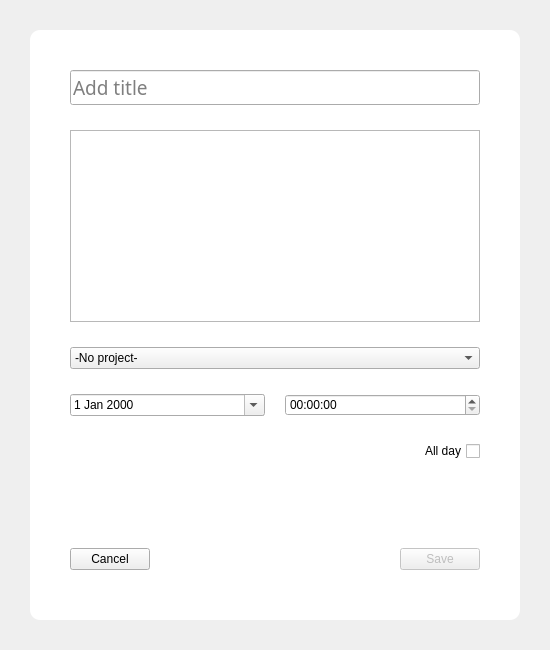
<?xml version="1.0" encoding="UTF-8"?>
<ui version="4.0">
 <class>Dialog</class>
 <widget class="QDialog" name="Dialog">
  <property name="geometry">
   <rect>
    <x>0</x>
    <y>0</y>
    <width>550</width>
    <height>650</height>
   </rect>
  </property>
  <property name="font">
   <font>
    <family>Segoe UI Light</family>
    <pointsize>12</pointsize>
    <weight>3</weight>
    <italic>false</italic>
    <bold>false</bold>
   </font>
  </property>
  <property name="windowTitle">
   <string>Dialog</string>
  </property>
  <property name="styleSheet">
   <string notr="true">font: 25 12pt &quot;Segoe UI Light&quot;;</string>
  </property>
  <layout class="QVBoxLayout" name="vertical_layout">
   <property name="spacing">
    <number>0</number>
   </property>
   <property name="leftMargin">
    <number>30</number>
   </property>
   <property name="topMargin">
    <number>30</number>
   </property>
   <property name="rightMargin">
    <number>30</number>
   </property>
   <property name="bottomMargin">
    <number>30</number>
   </property>
   <item>
    <widget class="QFrame" name="frame">
     <property name="styleSheet">
      <string notr="true">.QFrame {
	background-color: rgb(255, 255, 255);
	border: 0px solid;
	border-radius: 10px;
}</string>
     </property>
     <property name="frameShape">
      <enum>QFrame::StyledPanel</enum>
     </property>
     <property name="frameShadow">
      <enum>QFrame::Raised</enum>
     </property>
     <layout class="QVBoxLayout" name="vertical_layout_2">
      <property name="spacing">
       <number>25</number>
      </property>
      <property name="leftMargin">
       <number>40</number>
      </property>
      <property name="topMargin">
       <number>40</number>
      </property>
      <property name="rightMargin">
       <number>40</number>
      </property>
      <property name="bottomMargin">
       <number>50</number>
      </property>
      <item>
       <widget class="QLineEdit" name="title_edit">
        <property name="font">
         <font>
          <family>Segoe UI Semibold</family>
          <pointsize>14</pointsize>
          <weight>50</weight>
          <italic>false</italic>
          <bold>false</bold>
         </font>
        </property>
        <property name="styleSheet">
         <string notr="true">font: 14pt &quot;Segoe UI Semibold&quot;;</string>
        </property>
        <property name="maxLength">
         <number>64</number>
        </property>
        <property name="placeholderText">
         <string>Add title</string>
        </property>
       </widget>
      </item>
      <item>
       <widget class="QTextEdit" name="description_edit">
        <property name="font">
         <font>
          <family>Segoe UI Light</family>
          <pointsize>12</pointsize>
          <weight>3</weight>
          <italic>false</italic>
          <bold>false</bold>
         </font>
        </property>
        <property name="focusPolicy">
         <enum>Qt::WheelFocus</enum>
        </property>
        <property name="tabChangesFocus">
         <bool>true</bool>
        </property>
       </widget>
      </item>
      <item>
       <widget class="QComboBox" name="projects_combo">
        <item>
         <property name="text">
          <string>-No project-</string>
         </property>
        </item>
       </widget>
      </item>
      <item>
       <widget class="QWidget" name="widget" native="true">
        <layout class="QGridLayout" name="gridLayout_3">
         <property name="leftMargin">
          <number>0</number>
         </property>
         <property name="topMargin">
          <number>0</number>
         </property>
         <property name="rightMargin">
          <number>0</number>
         </property>
         <property name="bottomMargin">
          <number>0</number>
         </property>
         <property name="horizontalSpacing">
          <number>20</number>
         </property>
         <item row="0" column="0">
          <widget class="QDateEdit" name="date_picker">
           <property name="calendarPopup">
            <bool>true</bool>
           </property>
          </widget>
         </item>
         <item row="0" column="1">
          <widget class="QTimeEdit" name="time_picker">
           <property name="enabled">
            <bool>true</bool>
           </property>
          </widget>
         </item>
        </layout>
       </widget>
      </item>
      <item>
       <widget class="QCheckBox" name="enable_all_day_check">
        <property name="layoutDirection">
         <enum>Qt::RightToLeft</enum>
        </property>
        <property name="text">
         <string>All day</string>
        </property>
       </widget>
      </item>
      <item>
       <spacer name="verticalSpacer">
        <property name="orientation">
         <enum>Qt::Vertical</enum>
        </property>
        <property name="sizeHint" stdset="0">
         <size>
          <width>20</width>
          <height>40</height>
         </size>
        </property>
       </spacer>
      </item>
      <item>
       <layout class="QHBoxLayout" name="horizontal:layout_4">
        <item>
         <widget class="QPushButton" name="cancel_btn">
          <property name="text">
           <string>Cancel</string>
          </property>
          <property name="autoDefault">
           <bool>false</bool>
          </property>
         </widget>
        </item>
        <item>
         <spacer name="horizontalSpacer_2">
          <property name="orientation">
           <enum>Qt::Horizontal</enum>
          </property>
          <property name="sizeHint" stdset="0">
           <size>
            <width>40</width>
            <height>20</height>
           </size>
          </property>
         </spacer>
        </item>
        <item>
         <widget class="QPushButton" name="create_btn">
          <property name="enabled">
           <bool>false</bool>
          </property>
          <property name="text">
           <string>Save</string>
          </property>
          <property name="flat">
           <bool>false</bool>
          </property>
         </widget>
        </item>
       </layout>
      </item>
     </layout>
    </widget>
   </item>
  </layout>
 </widget>
 <tabstops>
  <tabstop>title_edit</tabstop>
  <tabstop>description_edit</tabstop>
  <tabstop>projects_combo</tabstop>
  <tabstop>date_picker</tabstop>
  <tabstop>time_picker</tabstop>
  <tabstop>enable_all_day_check</tabstop>
  <tabstop>create_btn</tabstop>
  <tabstop>cancel_btn</tabstop>
 </tabstops>
 <resources/>
 <connections/>
</ui>
